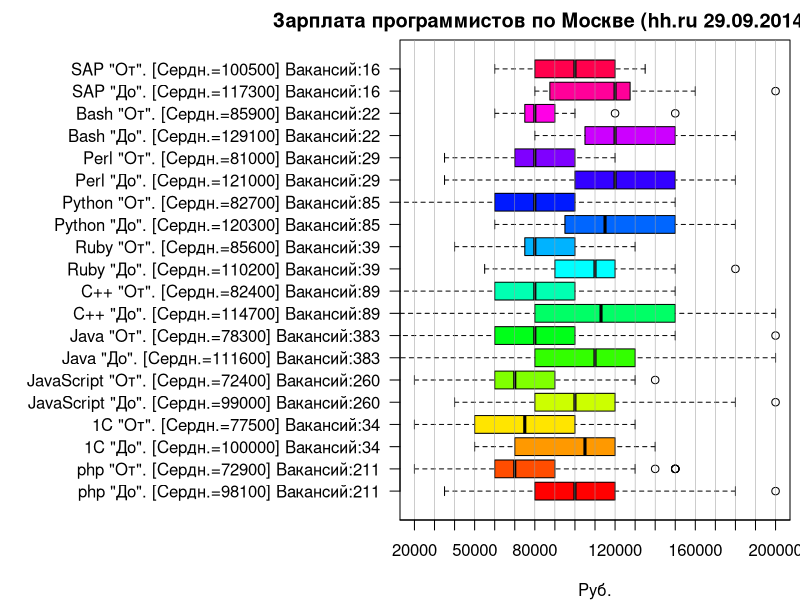

The R source for this figure:
# Plot all boxplots for vacancies.
#
# Author: Dmitriy Khodakov <dmitryhd@gmail.com>
# Date: 29.09.2014

header <- 'Зарплата программистов по Москве (hh.ru 29.09.2014, Khodakov)'

# 1. load dataset.
pvac <- read.csv("data/pvac.csv", sep=";", stringsAsFactors=FALSE)

# 2. Make subsets for every programming language. TODO: automate this.
datasets <- list(pvac[which(pvac$python==1),],
              pvac[which(pvac$c..==1),],
              pvac[which(pvac$java==1),],
              pvac[which(pvac$php==1),],
              pvac[which(pvac$perl==1),],
              pvac[which(pvac$ruby==1),],
              pvac[which(pvac$bash==1),],
              pvac[which(pvac$javascript==1),],
              pvac[which(pvac$X1c==1),],
              pvac[which(pvac$sap==1),]
              )

descriptions <- c('python','cpp','java','php','perl','ruby','bash','javascript','x1c','sap')
readable_descriptions <- c('Python','C++','Java','php','Perl','Ruby','Bash','JavaScript','1C','SAP')

# 3. Function for plotting boxplots.
getdf <- function(datasets, descriptions, file_name) {
  # 3.1 get maxim size of data.
  max_size <- 0
  for (data in datasets) {
    max_size <- max(max_size, length(data$max_salary), length(data$min_salary))
  }
  # 3.2 prepare data
  names <- c() # laguage description
  names_min <- c() # column name for min salary
  names_max <- c() # column name for max salary
  mns <- c() # means
  s_max <- list()
  s_min <- list()
  min_means <- c()
  max_means <- c()
  for (i in 1:length(datasets)) {
    data <- datasets[[i]]
    names <- c(names, readable_descriptions[i])

    max_slary <- as.numeric(data$max_salary)
    s_max[[i]] <- c(max_slary, rep(NA, max_size - length(data$max_salary)))
    names_max <- c(names_max, paste(descriptions[i],'_max',sep = ""))
    max_means <- c(max_means, mean(max_slary, na.rm=T))

    min_slary <- as.numeric(data$min_salary)
    s_min[[i]] <- c(min_slary, rep(NA, max_size - length(data$min_salary)))
    names_min <- c(names_min, paste(descriptions[i],'_min',sep = ""))
    min_means <- c(min_means, mean(min_slary, na.rm=T))

    mns <- c(mns, mean(c(max_slary, min_slary), na.rm=T))
  }  
  # 3.3. store data in dataframe df, in sorted order by mean 
  df <- data.frame(rep(NA, max_size))
  prepared_data <- data.frame(mns, names_min, names_max, names, min_means, max_means, stringsAsFactors=FALSE)
  plot_labels <- c()
  for (i in with(prepared_data, order(mns))) {
    df[prepared_data[i,3]] <- s_max[[i]]
    df[prepared_data[i,2]] <- s_min[[i]]
    plot_labels <- c(plot_labels, paste(prepared_data[i,4], ' "До". [Сердн.=', format(round(prepared_data[i,6], -2), scientific=F), '] ', 'Вакансий:', length(datasets[[i]]$max_salary), sep=''))
    plot_labels <- c(plot_labels, paste(prepared_data[i,4], ' "От". [Сердн.=', format(round(prepared_data[i,5], -2), scientific=F), '] ', 'Вакансий:', length(datasets[[i]]$max_salary), sep=''))
  }
  df$rep.NA..max_size. <- NULL

  # 3.4 plot
  png(file_name, width = 1200, height = 800)
  par(mar=c(4, 20, 2, 0.5))
  boxplot(df, xaxt='n', las = 2, ylim=c(20000, 200000), names=plot_labels, horizontal=T, col=rainbow(length(df)), main=header, xlab='Руб.')
  abline(v = seq(10000, 300000, 10000), lty=1.5, lwd=0.5, col=336)
  axis(side = 1, at = seq(10000, 300000, 10000))
  dev.off()
  return(df)
}

# main()
getdf(datasets, descriptions, 'plots/vacancy_summary.png')
